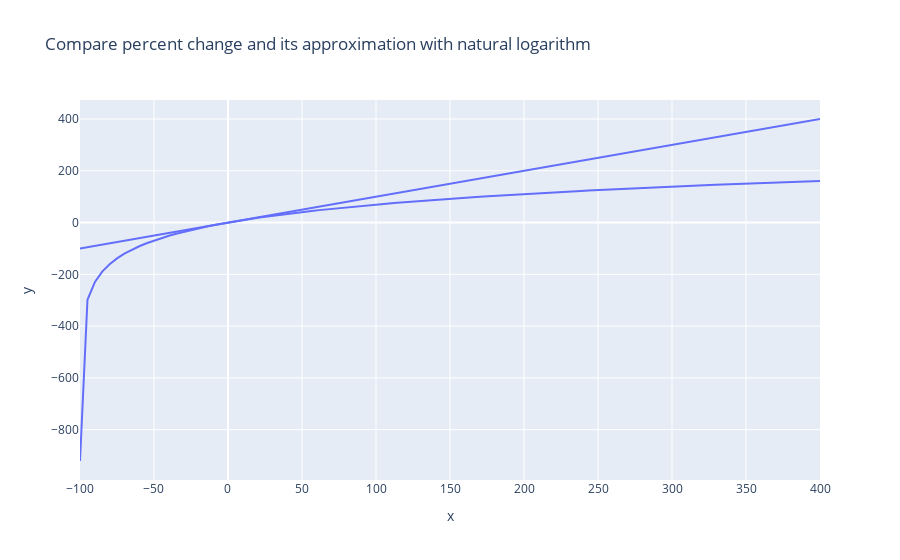

Notebook code for this chart:
### Code cell
import plotly.express as px
import numpy as np

# define the x values
df2 = pd.DataFrame()
df2['ratio'] = np.linspace(0.00010, 5-0.00010, 100)

df2['gr_rate']= df2['ratio'] - 1
df2['percent_gr_rate'] = df2['gr_rate']*100
df2['ln_approx'] = np.log(df2['ratio'])
df2['percent_ln_approx'] = df2['ln_approx']*100
df2['difference'] = df2['gr_rate'] - df2['ln_approx']
df2['percent_difference'] = df2['difference']*100
df2


# create the plot
fig = px.line(x=df2['gr_rate']*100, y=df2['gr_rate']*100, title='Compare percent change and its approximation with natural logarithm')

fig.add_trace(px.line(x=df2['gr_rate']*100, y=df2['ln_approx']*100).data[0])


# show the plot
fig.show()

#df2.loc[df2['ratio'] < 1]
